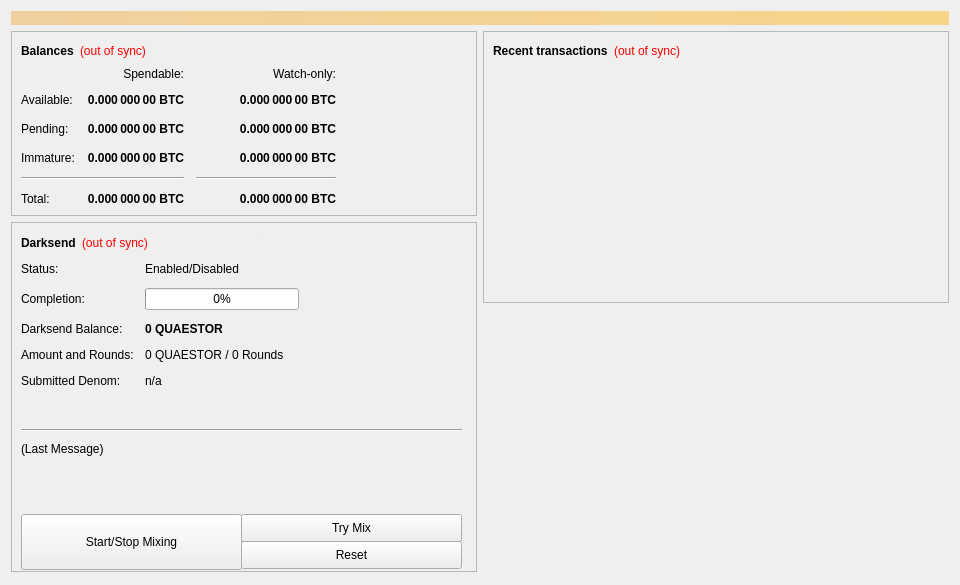
<?xml version="1.0" encoding="UTF-8"?>
<ui version="4.0">
 <class>OverviewPage</class>
 <widget class="QWidget" name="OverviewPage">
  <property name="geometry">
   <rect>
    <x>0</x>
    <y>0</y>
    <width>960</width>
    <height>585</height>
   </rect>
  </property>
  <property name="minimumSize">
   <size>
    <width>960</width>
    <height>0</height>
   </size>
  </property>
  <property name="windowTitle">
   <string>Form</string>
  </property>
  <layout class="QVBoxLayout" name="topLayout">
   <item>
    <widget class="QLabel" name="labelAlerts">
     <property name="visible">
      <bool>false</bool>
     </property>
     <property name="styleSheet">
      <string notr="true">background-color: qlineargradient(x1: 0, y1: 0, x2: 1, y2: 0, stop:0 #F0D0A0, stop:1 #F8D488); color:#000000;</string>
     </property>
     <property name="wordWrap">
      <bool>true</bool>
     </property>
     <property name="margin">
      <number>3</number>
     </property>
    </widget>
   </item>
   <item>
    <layout class="QHBoxLayout" name="horizontalLayout" stretch="1,1">
     <item>
      <layout class="QVBoxLayout" name="verticalLayout_2">
       <item>
        <widget class="QFrame" name="frame">
         <property name="frameShape">
          <enum>QFrame::StyledPanel</enum>
         </property>
         <property name="frameShadow">
          <enum>QFrame::Raised</enum>
         </property>
         <layout class="QVBoxLayout" name="verticalLayout_4">
          <item>
           <layout class="QHBoxLayout" name="horizontalLayout_4">
            <item>
             <widget class="QLabel" name="label_5">
              <property name="font">
               <font>
                <weight>75</weight>
                <bold>true</bold>
               </font>
              </property>
              <property name="text">
               <string>Balances</string>
              </property>
             </widget>
            </item>
            <item>
             <widget class="QLabel" name="labelWalletStatus">
              <property name="cursor">
               <cursorShape>WhatsThisCursor</cursorShape>
              </property>
              <property name="toolTip">
               <string>The displayed information may be out of date. Your wallet automatically synchronizes with the Quaestor network after a connection is established, but this process has not completed yet.</string>
              </property>
              <property name="styleSheet">
               <string notr="true">QLabel { color: red; }</string>
              </property>
              <property name="text">
               <string notr="true">(out of sync)</string>
              </property>
              <property name="alignment">
               <set>Qt::AlignLeading|Qt::AlignLeft|Qt::AlignVCenter</set>
              </property>
             </widget>
            </item>
            <item>
             <spacer name="horizontalSpacer_3">
              <property name="orientation">
               <enum>Qt::Horizontal</enum>
              </property>
              <property name="sizeHint" stdset="0">
               <size>
                <width>40</width>
                <height>20</height>
               </size>
              </property>
             </spacer>
            </item>
           </layout>
          </item>
          <item>
           <layout class="QGridLayout" name="gridLayout">
            <property name="spacing">
             <number>12</number>
            </property>
            <item row="2" column="2">
             <widget class="QLabel" name="labelWatchPending">
              <property name="font">
               <font>
                <weight>75</weight>
                <bold>true</bold>
               </font>
              </property>
              <property name="cursor">
               <cursorShape>IBeamCursor</cursorShape>
              </property>
              <property name="toolTip">
               <string>Unconfirmed transactions to watch-only addresses</string>
              </property>
              <property name="text">
               <string notr="true">0.000 000 00 BTC</string>
              </property>
              <property name="alignment">
               <set>Qt::AlignRight|Qt::AlignTrailing|Qt::AlignVCenter</set>
              </property>
              <property name="textInteractionFlags">
               <set>Qt::LinksAccessibleByMouse|Qt::TextSelectableByKeyboard|Qt::TextSelectableByMouse</set>
              </property>
             </widget>
            </item>
            <item row="2" column="1">
             <widget class="QLabel" name="labelUnconfirmed">
              <property name="font">
               <font>
                <weight>75</weight>
                <bold>true</bold>
               </font>
              </property>
              <property name="cursor">
               <cursorShape>IBeamCursor</cursorShape>
              </property>
              <property name="toolTip">
               <string>Total of transactions that have yet to be confirmed, and do not yet count toward the spendable balance</string>
              </property>
              <property name="text">
               <string notr="true">0.000 000 00 BTC</string>
              </property>
              <property name="alignment">
               <set>Qt::AlignRight|Qt::AlignTrailing|Qt::AlignVCenter</set>
              </property>
              <property name="textInteractionFlags">
               <set>Qt::LinksAccessibleByMouse|Qt::TextSelectableByKeyboard|Qt::TextSelectableByMouse</set>
              </property>
             </widget>
            </item>
            <item row="3" column="2">
             <widget class="QLabel" name="labelWatchImmature">
              <property name="font">
               <font>
                <weight>75</weight>
                <bold>true</bold>
               </font>
              </property>
              <property name="cursor">
               <cursorShape>IBeamCursor</cursorShape>
              </property>
              <property name="toolTip">
               <string>Mined balance in watch-only addresses that has not yet matured</string>
              </property>
              <property name="text">
               <string notr="true">0.000 000 00 BTC</string>
              </property>
              <property name="alignment">
               <set>Qt::AlignRight|Qt::AlignTrailing|Qt::AlignVCenter</set>
              </property>
              <property name="textInteractionFlags">
               <set>Qt::LinksAccessibleByMouse|Qt::TextSelectableByKeyboard|Qt::TextSelectableByMouse</set>
              </property>
             </widget>
            </item>
            <item row="4" column="0" colspan="2">
             <widget class="Line" name="lineSpendableBalance">
              <property name="orientation">
               <enum>Qt::Horizontal</enum>
              </property>
             </widget>
            </item>
            <item row="4" column="2">
             <widget class="Line" name="lineWatchBalance">
              <property name="sizePolicy">
               <sizepolicy hsizetype="Preferred" vsizetype="Fixed">
                <horstretch>0</horstretch>
                <verstretch>0</verstretch>
               </sizepolicy>
              </property>
              <property name="minimumSize">
               <size>
                <width>140</width>
                <height>0</height>
               </size>
              </property>
              <property name="orientation">
               <enum>Qt::Horizontal</enum>
              </property>
             </widget>
            </item>
            <item row="5" column="0">
             <widget class="QLabel" name="labelTotalText">
              <property name="text">
               <string>Total:</string>
              </property>
             </widget>
            </item>
            <item row="3" column="1">
             <widget class="QLabel" name="labelImmature">
              <property name="font">
               <font>
                <weight>75</weight>
                <bold>true</bold>
               </font>
              </property>
              <property name="cursor">
               <cursorShape>IBeamCursor</cursorShape>
              </property>
              <property name="toolTip">
               <string>Mined balance that has not yet matured</string>
              </property>
              <property name="text">
               <string notr="true">0.000 000 00 BTC</string>
              </property>
              <property name="alignment">
               <set>Qt::AlignRight|Qt::AlignTrailing|Qt::AlignVCenter</set>
              </property>
              <property name="textInteractionFlags">
               <set>Qt::LinksAccessibleByMouse|Qt::TextSelectableByKeyboard|Qt::TextSelectableByMouse</set>
              </property>
             </widget>
            </item>
            <item row="2" column="3">
             <spacer name="horizontalSpacer_2">
              <property name="orientation">
               <enum>Qt::Horizontal</enum>
              </property>
              <property name="sizeHint" stdset="0">
               <size>
                <width>40</width>
                <height>20</height>
               </size>
              </property>
             </spacer>
            </item>
            <item row="3" column="0">
             <widget class="QLabel" name="labelImmatureText">
              <property name="text">
               <string>Immature:</string>
              </property>
             </widget>
            </item>
            <item row="5" column="1">
             <widget class="QLabel" name="labelTotal">
              <property name="font">
               <font>
                <weight>75</weight>
                <bold>true</bold>
               </font>
              </property>
              <property name="cursor">
               <cursorShape>IBeamCursor</cursorShape>
              </property>
              <property name="toolTip">
               <string>Your current total balance</string>
              </property>
              <property name="text">
               <string notr="true">0.000 000 00 BTC</string>
              </property>
              <property name="alignment">
               <set>Qt::AlignRight|Qt::AlignTrailing|Qt::AlignVCenter</set>
              </property>
              <property name="textInteractionFlags">
               <set>Qt::LinksAccessibleByMouse|Qt::TextSelectableByKeyboard|Qt::TextSelectableByMouse</set>
              </property>
             </widget>
            </item>
            <item row="5" column="2">
             <widget class="QLabel" name="labelWatchTotal">
              <property name="font">
               <font>
                <weight>75</weight>
                <bold>true</bold>
               </font>
              </property>
              <property name="cursor">
               <cursorShape>IBeamCursor</cursorShape>
              </property>
              <property name="toolTip">
               <string>Current total balance in watch-only addresses</string>
              </property>
              <property name="text">
               <string notr="true">0.000 000 00 BTC</string>
              </property>
              <property name="alignment">
               <set>Qt::AlignRight|Qt::AlignTrailing|Qt::AlignVCenter</set>
              </property>
              <property name="textInteractionFlags">
               <set>Qt::LinksAccessibleByMouse|Qt::TextSelectableByKeyboard|Qt::TextSelectableByMouse</set>
              </property>
             </widget>
            </item>
            <item row="0" column="2">
             <widget class="QLabel" name="labelWatchonly">
              <property name="text">
               <string>Watch-only:</string>
              </property>
              <property name="alignment">
               <set>Qt::AlignRight|Qt::AlignTrailing|Qt::AlignVCenter</set>
              </property>
             </widget>
            </item>
            <item row="1" column="0">
             <widget class="QLabel" name="labelBalanceText">
              <property name="text">
               <string>Available:</string>
              </property>
             </widget>
            </item>
            <item row="1" column="1">
             <widget class="QLabel" name="labelBalance">
              <property name="font">
               <font>
                <weight>75</weight>
                <bold>true</bold>
               </font>
              </property>
              <property name="cursor">
               <cursorShape>IBeamCursor</cursorShape>
              </property>
              <property name="toolTip">
               <string>Your current spendable balance</string>
              </property>
              <property name="text">
               <string notr="true">0.000 000 00 BTC</string>
              </property>
              <property name="alignment">
               <set>Qt::AlignRight|Qt::AlignTrailing|Qt::AlignVCenter</set>
              </property>
              <property name="textInteractionFlags">
               <set>Qt::LinksAccessibleByMouse|Qt::TextSelectableByKeyboard|Qt::TextSelectableByMouse</set>
              </property>
             </widget>
            </item>
            <item row="1" column="2">
             <widget class="QLabel" name="labelWatchAvailable">
              <property name="font">
               <font>
                <weight>75</weight>
                <bold>true</bold>
               </font>
              </property>
              <property name="cursor">
               <cursorShape>IBeamCursor</cursorShape>
              </property>
              <property name="toolTip">
               <string>Your current balance in watch-only addresses</string>
              </property>
              <property name="text">
               <string notr="true">0.000 000 00 BTC</string>
              </property>
              <property name="alignment">
               <set>Qt::AlignRight|Qt::AlignTrailing|Qt::AlignVCenter</set>
              </property>
              <property name="textInteractionFlags">
               <set>Qt::LinksAccessibleByMouse|Qt::TextSelectableByKeyboard|Qt::TextSelectableByMouse</set>
              </property>
             </widget>
            </item>
            <item row="2" column="0">
             <widget class="QLabel" name="labelPendingText">
              <property name="text">
               <string>Pending:</string>
              </property>
             </widget>
            </item>
            <item row="0" column="1">
             <widget class="QLabel" name="labelSpendable">
              <property name="text">
               <string>Spendable:</string>
              </property>
              <property name="alignment">
               <set>Qt::AlignRight|Qt::AlignTrailing|Qt::AlignVCenter</set>
              </property>
             </widget>
            </item>
           </layout>
          </item>
         </layout>
        </widget>
       </item>
       <item>
        <widget class="QFrame" name="frameDarksend">
         <property name="minimumSize">
          <size>
           <width>0</width>
           <height>350</height>
          </size>
         </property>
         <property name="layoutDirection">
          <enum>Qt::LeftToRight</enum>
         </property>
         <property name="frameShape">
          <enum>QFrame::StyledPanel</enum>
         </property>
         <property name="frameShadow">
          <enum>QFrame::Raised</enum>
         </property>
         <widget class="QWidget" name="formLayoutWidget">
          <property name="geometry">
           <rect>
            <x>10</x>
            <y>40</y>
            <width>451</width>
            <height>161</height>
           </rect>
          </property>
          <layout class="QFormLayout" name="formLayout">
           <property name="fieldGrowthPolicy">
            <enum>QFormLayout::AllNonFixedFieldsGrow</enum>
           </property>
           <property name="horizontalSpacing">
            <number>11</number>
           </property>
           <property name="verticalSpacing">
            <number>12</number>
           </property>
           <item row="0" column="0">
            <widget class="QLabel" name="label_6">
             <property name="text">
              <string>Status:</string>
             </property>
            </widget>
           </item>
           <item row="1" column="0">
            <widget class="QLabel" name="label_7">
             <property name="text">
              <string>Completion:</string>
             </property>
            </widget>
           </item>
           <item row="1" column="1">
            <widget class="QProgressBar" name="darksendProgress">
             <property name="maximumSize">
              <size>
               <width>154</width>
               <height>16777215</height>
              </size>
             </property>
             <property name="value">
              <number>0</number>
             </property>
            </widget>
           </item>
           <item row="2" column="0">
            <widget class="QLabel" name="labelAnonymizedText">
             <property name="text">
              <string>Darksend Balance:</string>
             </property>
            </widget>
           </item>
           <item row="2" column="1">
            <widget class="QLabel" name="labelAnonymized">
             <property name="font">
              <font>
               <weight>75</weight>
               <bold>true</bold>
              </font>
             </property>
             <property name="text">
              <string notr="true">0 QUAESTOR</string>
             </property>
            </widget>
           </item>
           <item row="3" column="0">
            <widget class="QLabel" name="label_8">
             <property name="text">
              <string>Amount and Rounds:</string>
             </property>
            </widget>
           </item>
           <item row="3" column="1">
            <widget class="QLabel" name="labelAmountRounds">
             <property name="text">
              <string>0 QUAESTOR / 0 Rounds</string>
             </property>
            </widget>
           </item>
           <item row="4" column="0">
            <widget class="QLabel" name="label_9">
             <property name="text">
              <string>Submitted Denom:</string>
             </property>
            </widget>
           </item>
           <item row="4" column="1">
            <widget class="QLabel" name="labelSubmittedDenom">
             <property name="toolTip">
              <string>The denominations you submitted to the Masternode.&lt;br&gt;To mix, other users must submit the exact same denominations.</string>
             </property>
             <property name="text">
              <string>n/a</string>
             </property>
            </widget>
           </item>
           <item row="0" column="1">
            <widget class="QLabel" name="darksendEnabled">
             <property name="text">
              <string>Enabled/Disabled</string>
             </property>
            </widget>
           </item>
          </layout>
         </widget>
         <widget class="QPushButton" name="runAutoDenom">
          <property name="geometry">
           <rect>
            <x>251</x>
            <y>17</y>
            <width>1</width>
            <height>1</height>
           </rect>
          </property>
          <property name="palette">
           <palette>
            <active>
             <colorrole role="WindowText">
              <brush brushstyle="SolidPattern">
               <color alpha="255">
                <red>0</red>
                <green>0</green>
                <blue>0</blue>
               </color>
              </brush>
             </colorrole>
             <colorrole role="Button">
              <brush brushstyle="SolidPattern">
               <color alpha="255">
                <red>239</red>
                <green>238</green>
                <blue>238</blue>
               </color>
              </brush>
             </colorrole>
             <colorrole role="Light">
              <brush brushstyle="SolidPattern">
               <color alpha="255">
                <red>255</red>
                <green>255</green>
                <blue>255</blue>
               </color>
              </brush>
             </colorrole>
             <colorrole role="Midlight">
              <brush brushstyle="SolidPattern">
               <color alpha="255">
                <red>247</red>
                <green>246</green>
                <blue>246</blue>
               </color>
              </brush>
             </colorrole>
             <colorrole role="Dark">
              <brush brushstyle="SolidPattern">
               <color alpha="255">
                <red>119</red>
                <green>119</green>
                <blue>119</blue>
               </color>
              </brush>
             </colorrole>
             <colorrole role="Mid">
              <brush brushstyle="SolidPattern">
               <color alpha="255">
                <red>159</red>
                <green>159</green>
                <blue>159</blue>
               </color>
              </brush>
             </colorrole>
             <colorrole role="Text">
              <brush brushstyle="SolidPattern">
               <color alpha="255">
                <red>0</red>
                <green>0</green>
                <blue>0</blue>
               </color>
              </brush>
             </colorrole>
             <colorrole role="BrightText">
              <brush brushstyle="SolidPattern">
               <color alpha="255">
                <red>255</red>
                <green>255</green>
                <blue>255</blue>
               </color>
              </brush>
             </colorrole>
             <colorrole role="ButtonText">
              <brush brushstyle="SolidPattern">
               <color alpha="255">
                <red>0</red>
                <green>0</green>
                <blue>0</blue>
               </color>
              </brush>
             </colorrole>
             <colorrole role="Base">
              <brush brushstyle="SolidPattern">
               <color alpha="255">
                <red>255</red>
                <green>255</green>
                <blue>255</blue>
               </color>
              </brush>
             </colorrole>
             <colorrole role="Window">
              <brush brushstyle="SolidPattern">
               <color alpha="255">
                <red>239</red>
                <green>238</green>
                <blue>238</blue>
               </color>
              </brush>
             </colorrole>
             <colorrole role="Shadow">
              <brush brushstyle="SolidPattern">
               <color alpha="255">
                <red>0</red>
                <green>0</green>
                <blue>0</blue>
               </color>
              </brush>
             </colorrole>
             <colorrole role="AlternateBase">
              <brush brushstyle="SolidPattern">
               <color alpha="255">
                <red>247</red>
                <green>246</green>
                <blue>246</blue>
               </color>
              </brush>
             </colorrole>
             <colorrole role="ToolTipBase">
              <brush brushstyle="SolidPattern">
               <color alpha="255">
                <red>255</red>
                <green>255</green>
                <blue>220</blue>
               </color>
              </brush>
             </colorrole>
             <colorrole role="ToolTipText">
              <brush brushstyle="SolidPattern">
               <color alpha="255">
                <red>0</red>
                <green>0</green>
                <blue>0</blue>
               </color>
              </brush>
             </colorrole>
            </active>
            <inactive>
             <colorrole role="WindowText">
              <brush brushstyle="SolidPattern">
               <color alpha="255">
                <red>0</red>
                <green>0</green>
                <blue>0</blue>
               </color>
              </brush>
             </colorrole>
             <colorrole role="Button">
              <brush brushstyle="SolidPattern">
               <color alpha="255">
                <red>239</red>
                <green>238</green>
                <blue>238</blue>
               </color>
              </brush>
             </colorrole>
             <colorrole role="Light">
              <brush brushstyle="SolidPattern">
               <color alpha="255">
                <red>255</red>
                <green>255</green>
                <blue>255</blue>
               </color>
              </brush>
             </colorrole>
             <colorrole role="Midlight">
              <brush brushstyle="SolidPattern">
               <color alpha="255">
                <red>247</red>
                <green>246</green>
                <blue>246</blue>
               </color>
              </brush>
             </colorrole>
             <colorrole role="Dark">
              <brush brushstyle="SolidPattern">
               <color alpha="255">
                <red>119</red>
                <green>119</green>
                <blue>119</blue>
               </color>
              </brush>
             </colorrole>
             <colorrole role="Mid">
              <brush brushstyle="SolidPattern">
               <color alpha="255">
                <red>159</red>
                <green>159</green>
                <blue>159</blue>
               </color>
              </brush>
             </colorrole>
             <colorrole role="Text">
              <brush brushstyle="SolidPattern">
               <color alpha="255">
                <red>0</red>
                <green>0</green>
                <blue>0</blue>
               </color>
              </brush>
             </colorrole>
             <colorrole role="BrightText">
              <brush brushstyle="SolidPattern">
               <color alpha="255">
                <red>255</red>
                <green>255</green>
                <blue>255</blue>
               </color>
              </brush>
             </colorrole>
             <colorrole role="ButtonText">
              <brush brushstyle="SolidPattern">
               <color alpha="255">
                <red>0</red>
                <green>0</green>
                <blue>0</blue>
               </color>
              </brush>
             </colorrole>
             <colorrole role="Base">
              <brush brushstyle="SolidPattern">
               <color alpha="255">
                <red>255</red>
                <green>255</green>
                <blue>255</blue>
               </color>
              </brush>
             </colorrole>
             <colorrole role="Window">
              <brush brushstyle="SolidPattern">
               <color alpha="255">
                <red>239</red>
                <green>238</green>
                <blue>238</blue>
               </color>
              </brush>
             </colorrole>
             <colorrole role="Shadow">
              <brush brushstyle="SolidPattern">
               <color alpha="255">
                <red>0</red>
                <green>0</green>
                <blue>0</blue>
               </color>
              </brush>
             </colorrole>
             <colorrole role="AlternateBase">
              <brush brushstyle="SolidPattern">
               <color alpha="255">
                <red>247</red>
                <green>246</green>
                <blue>246</blue>
               </color>
              </brush>
             </colorrole>
             <colorrole role="ToolTipBase">
              <brush brushstyle="SolidPattern">
               <color alpha="255">
                <red>255</red>
                <green>255</green>
                <blue>220</blue>
               </color>
              </brush>
             </colorrole>
             <colorrole role="ToolTipText">
              <brush brushstyle="SolidPattern">
               <color alpha="255">
                <red>0</red>
                <green>0</green>
                <blue>0</blue>
               </color>
              </brush>
             </colorrole>
            </inactive>
            <disabled>
             <colorrole role="WindowText">
              <brush brushstyle="SolidPattern">
               <color alpha="255">
                <red>119</red>
                <green>119</green>
                <blue>119</blue>
               </color>
              </brush>
             </colorrole>
             <colorrole role="Button">
              <brush brushstyle="SolidPattern">
               <color alpha="255">
                <red>239</red>
                <green>238</green>
                <blue>238</blue>
               </color>
              </brush>
             </colorrole>
             <colorrole role="Light">
              <brush brushstyle="SolidPattern">
               <color alpha="255">
                <red>255</red>
                <green>255</green>
                <blue>255</blue>
               </color>
              </brush>
             </colorrole>
             <colorrole role="Midlight">
              <brush brushstyle="SolidPattern">
               <color alpha="255">
                <red>247</red>
                <green>246</green>
                <blue>246</blue>
               </color>
              </brush>
             </colorrole>
             <colorrole role="Dark">
              <brush brushstyle="SolidPattern">
               <color alpha="255">
                <red>119</red>
                <green>119</green>
                <blue>119</blue>
               </color>
              </brush>
             </colorrole>
             <colorrole role="Mid">
              <brush brushstyle="SolidPattern">
               <color alpha="255">
                <red>159</red>
                <green>159</green>
                <blue>159</blue>
               </color>
              </brush>
             </colorrole>
             <colorrole role="Text">
              <brush brushstyle="SolidPattern">
               <color alpha="255">
                <red>119</red>
                <green>119</green>
                <blue>119</blue>
               </color>
              </brush>
             </colorrole>
             <colorrole role="BrightText">
              <brush brushstyle="SolidPattern">
               <color alpha="255">
                <red>255</red>
                <green>255</green>
                <blue>255</blue>
               </color>
              </brush>
             </colorrole>
             <colorrole role="ButtonText">
              <brush brushstyle="SolidPattern">
               <color alpha="255">
                <red>119</red>
                <green>119</green>
                <blue>119</blue>
               </color>
              </brush>
             </colorrole>
             <colorrole role="Base">
              <brush brushstyle="SolidPattern">
               <color alpha="255">
                <red>239</red>
                <green>238</green>
                <blue>238</blue>
               </color>
              </brush>
             </colorrole>
             <colorrole role="Window">
              <brush brushstyle="SolidPattern">
               <color alpha="255">
                <red>239</red>
                <green>238</green>
                <blue>238</blue>
               </color>
              </brush>
             </colorrole>
             <colorrole role="Shadow">
              <brush brushstyle="SolidPattern">
               <color alpha="255">
                <red>0</red>
                <green>0</green>
                <blue>0</blue>
               </color>
              </brush>
             </colorrole>
             <colorrole role="AlternateBase">
              <brush brushstyle="SolidPattern">
               <color alpha="255">
                <red>239</red>
                <green>238</green>
                <blue>238</blue>
               </color>
              </brush>
             </colorrole>
             <colorrole role="ToolTipBase">
              <brush brushstyle="SolidPattern">
               <color alpha="255">
                <red>255</red>
                <green>255</green>
                <blue>220</blue>
               </color>
              </brush>
             </colorrole>
             <colorrole role="ToolTipText">
              <brush brushstyle="SolidPattern">
               <color alpha="255">
                <red>0</red>
                <green>0</green>
                <blue>0</blue>
               </color>
              </brush>
             </colorrole>
            </disabled>
           </palette>
          </property>
          <property name="focusPolicy">
           <enum>Qt::NoFocus</enum>
          </property>
          <property name="autoFillBackground">
           <bool>true</bool>
          </property>
          <property name="text">
           <string/>
          </property>
          <property name="flat">
           <bool>true</bool>
          </property>
         </widget>
         <widget class="QPushButton" name="toggleDarksend">
          <property name="geometry">
           <rect>
            <x>10</x>
            <y>292</y>
            <width>221</width>
            <height>56</height>
           </rect>
          </property>
          <property name="sizePolicy">
           <sizepolicy hsizetype="MinimumExpanding" vsizetype="Fixed">
            <horstretch>0</horstretch>
            <verstretch>0</verstretch>
           </sizepolicy>
          </property>
          <property name="text">
           <string>Start/Stop Mixing</string>
          </property>
         </widget>
         <widget class="Line" name="lineLastMessage">
          <property name="geometry">
           <rect>
            <x>10</x>
            <y>200</y>
            <width>441</width>
            <height>16</height>
           </rect>
          </property>
          <property name="orientation">
           <enum>Qt::Horizontal</enum>
          </property>
         </widget>
         <widget class="QLabel" name="darksendStatus">
          <property name="geometry">
           <rect>
            <x>10</x>
            <y>220</y>
            <width>451</width>
            <height>61</height>
           </rect>
          </property>
          <property name="minimumSize">
           <size>
            <width>288</width>
            <height>43</height>
           </size>
          </property>
          <property name="text">
           <string>(Last Message)</string>
          </property>
          <property name="alignment">
           <set>Qt::AlignLeading|Qt::AlignLeft|Qt::AlignTop</set>
          </property>
          <property name="wordWrap">
           <bool>true</bool>
          </property>
         </widget>
         <widget class="QPushButton" name="darksendAuto">
          <property name="geometry">
           <rect>
            <x>230</x>
            <y>292</y>
            <width>221</width>
            <height>28</height>
           </rect>
          </property>
          <property name="sizePolicy">
           <sizepolicy hsizetype="MinimumExpanding" vsizetype="Fixed">
            <horstretch>0</horstretch>
            <verstretch>0</verstretch>
           </sizepolicy>
          </property>
          <property name="toolTip">
           <string>Try to manually submit a Darksend request.</string>
          </property>
          <property name="text">
           <string>Try Mix</string>
          </property>
         </widget>
         <widget class="QPushButton" name="darksendReset">
          <property name="geometry">
           <rect>
            <x>230</x>
            <y>319</y>
            <width>221</width>
            <height>28</height>
           </rect>
          </property>
          <property name="sizePolicy">
           <sizepolicy hsizetype="MinimumExpanding" vsizetype="Fixed">
            <horstretch>0</horstretch>
            <verstretch>0</verstretch>
           </sizepolicy>
          </property>
          <property name="toolTip">
           <string>Reset the current status of Darksend (can interrupt Darksend if it's in the process of Mixing, which can cost you money!)</string>
          </property>
          <property name="autoFillBackground">
           <bool>false</bool>
          </property>
          <property name="text">
           <string>Reset</string>
          </property>
         </widget>
         <widget class="QWidget" name="layoutWidget">
          <property name="geometry">
           <rect>
            <x>10</x>
            <y>10</y>
            <width>431</width>
            <height>22</height>
           </rect>
          </property>
          <layout class="QHBoxLayout" name="horizontalLayout_5">
           <item>
            <widget class="QLabel" name="label_2">
             <property name="font">
              <font>
               <weight>75</weight>
               <bold>true</bold>
              </font>
             </property>
             <property name="text">
              <string>Darksend</string>
             </property>
            </widget>
           </item>
           <item>
            <widget class="QLabel" name="labelDarksendSyncStatus">
             <property name="toolTip">
              <string>The displayed information may be out of date. Your wallet automatically synchronizes with the Quaestor network after a connection is established, but this process has not completed yet.</string>
             </property>
             <property name="styleSheet">
              <string notr="true">QLabel { color: red; }</string>
             </property>
             <property name="text">
              <string notr="true">(out of sync)</string>
             </property>
             <property name="alignment">
              <set>Qt::AlignLeading|Qt::AlignLeft|Qt::AlignVCenter</set>
             </property>
            </widget>
           </item>
           <item>
            <spacer name="horizontalSpacer_4">
             <property name="orientation">
              <enum>Qt::Horizontal</enum>
             </property>
             <property name="sizeHint" stdset="0">
              <size>
               <width>40</width>
               <height>20</height>
              </size>
             </property>
            </spacer>
           </item>
          </layout>
         </widget>
        </widget>
       </item>
       <item>
        <spacer name="verticalSpacer">
         <property name="orientation">
          <enum>Qt::Vertical</enum>
         </property>
         <property name="sizeHint" stdset="0">
          <size>
           <width>20</width>
           <height>40</height>
          </size>
         </property>
        </spacer>
       </item>
      </layout>
     </item>
     <item>
      <layout class="QVBoxLayout" name="verticalLayout_3">
       <item>
        <widget class="QFrame" name="frame_2">
         <property name="frameShape">
          <enum>QFrame::StyledPanel</enum>
         </property>
         <property name="frameShadow">
          <enum>QFrame::Raised</enum>
         </property>
         <layout class="QVBoxLayout" name="verticalLayout">
          <item>
           <layout class="QHBoxLayout" name="horizontalLayout_2">
            <item>
             <widget class="QLabel" name="label_4">
              <property name="font">
               <font>
                <weight>75</weight>
                <bold>true</bold>
               </font>
              </property>
              <property name="text">
               <string>Recent transactions</string>
              </property>
             </widget>
            </item>
            <item>
             <widget class="QLabel" name="labelTransactionsStatus">
              <property name="cursor">
               <cursorShape>WhatsThisCursor</cursorShape>
              </property>
              <property name="toolTip">
               <string>The displayed information may be out of date. Your wallet automatically synchronizes with the Quaestor network after a connection is established, but this process has not completed yet.</string>
              </property>
              <property name="styleSheet">
               <string notr="true">QLabel { color: red; }</string>
              </property>
              <property name="text">
               <string notr="true">(out of sync)</string>
              </property>
              <property name="alignment">
               <set>Qt::AlignRight|Qt::AlignTrailing|Qt::AlignVCenter</set>
              </property>
             </widget>
            </item>
            <item>
             <spacer name="horizontalSpacer">
              <property name="orientation">
               <enum>Qt::Horizontal</enum>
              </property>
              <property name="sizeHint" stdset="0">
               <size>
                <width>40</width>
                <height>20</height>
               </size>
              </property>
             </spacer>
            </item>
           </layout>
          </item>
          <item>
           <widget class="QListView" name="listTransactions">
            <property name="styleSheet">
             <string notr="true">QListView { background: transparent; }</string>
            </property>
            <property name="frameShape">
             <enum>QFrame::NoFrame</enum>
            </property>
            <property name="verticalScrollBarPolicy">
             <enum>Qt::ScrollBarAlwaysOff</enum>
            </property>
            <property name="horizontalScrollBarPolicy">
             <enum>Qt::ScrollBarAlwaysOff</enum>
            </property>
            <property name="selectionMode">
             <enum>QAbstractItemView::NoSelection</enum>
            </property>
           </widget>
          </item>
         </layout>
        </widget>
       </item>
       <item>
        <spacer name="verticalSpacer_2">
         <property name="orientation">
          <enum>Qt::Vertical</enum>
         </property>
         <property name="sizeHint" stdset="0">
          <size>
           <width>20</width>
           <height>40</height>
          </size>
         </property>
        </spacer>
       </item>
      </layout>
     </item>
    </layout>
   </item>
  </layout>
 </widget>
 <resources/>
 <connections/>
</ui>
